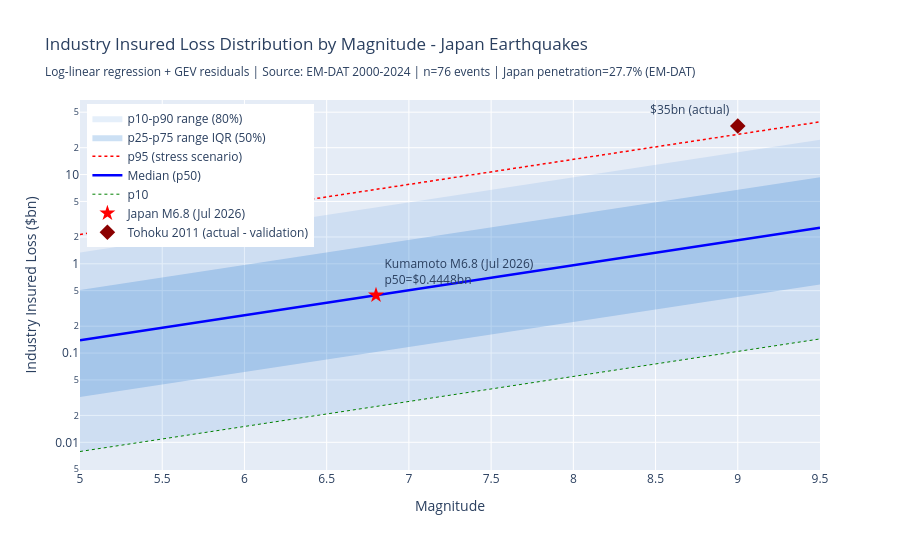

The code cell stored with this chart in its notebook:
### Markdown cell above
## 7. Fan Chart - Loss Distribution by Magnitude

Key output: for each magnitude, the full uncertainty range of insured losses for Japan.
- Blue line = median prediction
- Dark band = IQR (p25-p75) - where 50% of scenarios fall
- Light band = p10-p90 - where 80% of scenarios fall
- Dotted green lines = ILS attachment points of simulated portfolio

Validation: Tohoku 2011 actual loss (~$35bn) should fall within the prediction band for M9.0.

### Code cell
# Japan penetration from EM-DAT (16 observations, reliable)
JAPAN_PENETRATION = 0.277

magnitudes = np.linspace(5.0, 9.5, 100)

def get_quantile_curve(magnitudes, p, penetration, model, xi, mu_gev, sigma_gev):
    """Compute loss quantile p for each magnitude value."""
    results = []
    for m in magnitudes:
        X_new = np.array([[m, np.log10(penetration)]])
        mu_pred = model.predict(X_new)[0]
        log_q = genextreme.ppf(p, xi, loc=mu_pred + mu_gev, scale=sigma_gev)
        results.append(10 ** log_q)
    return results

p10 = get_quantile_curve(magnitudes, 0.10, JAPAN_PENETRATION, model, xi_g, mu_g, sigma_g)
p25 = get_quantile_curve(magnitudes, 0.25, JAPAN_PENETRATION, model, xi_g, mu_g, sigma_g)
p50 = get_quantile_curve(magnitudes, 0.50, JAPAN_PENETRATION, model, xi_g, mu_g, sigma_g)
p75 = get_quantile_curve(magnitudes, 0.75, JAPAN_PENETRATION, model, xi_g, mu_g, sigma_g)
p90 = get_quantile_curve(magnitudes, 0.90, JAPAN_PENETRATION, model, xi_g, mu_g, sigma_g)
p95 = get_quantile_curve(magnitudes, 0.95, JAPAN_PENETRATION, model, xi_g, mu_g, sigma_g)

fig = go.Figure()

# p10-p90 shaded band - 80% of scenarios
fig.add_trace(go.Scatter(
    x=list(magnitudes) + list(magnitudes[::-1]),
    y=p90 + p10[::-1],
    fill='toself', fillcolor='rgba(0,100,200,0.10)',
    line=dict(color='rgba(0,0,0,0)'),
    name='p10-p90 range (80%)'
))
# p25-p75 IQR band - 50% of scenarios
fig.add_trace(go.Scatter(
    x=list(magnitudes) + list(magnitudes[::-1]),
    y=p75 + p25[::-1],
    fill='toself', fillcolor='rgba(0,100,200,0.20)',
    line=dict(color='rgba(0,0,0,0)'),
    name='p25-p75 range IQR (50%)'
))
# p95 stress scenario
fig.add_trace(go.Scatter(
    x=magnitudes, y=p95,
    mode='lines', line=dict(color='red', dash='dot', width=1.5),
    name='p95 (stress scenario)'
))
# Median
fig.add_trace(go.Scatter(
    x=magnitudes, y=p50,
    mode='lines', line=dict(color='blue', width=2.5),
    name='Median (p50)'
))
# p10
fig.add_trace(go.Scatter(
    x=magnitudes, y=p10,
    mode='lines', line=dict(color='green', dash='dot', width=1),
    name='p10'
))
# Kumamoto M6.8 - actual event last week
fig.add_trace(go.Scatter(
    x=[6.8], y=[loss_dist["p50"]],
    mode='markers+text',
    text=[f"Kumamoto M6.8 (Jul 2026)<br>p50=${loss_dist['p50']}bn"],
    textposition="top right",
    marker=dict(size=12, color='red', symbol='star'),
    name='Japan M6.8 (Jul 2026)'
))
# Tohoku 2011 - external validation point
fig.add_trace(go.Scatter(
    x=[9.0], y=[35],
    mode='markers+text',
    text=["Tohoku 2011<br>$35bn (actual)"],
    textposition="top left",
    marker=dict(size=12, color='darkred', symbol='diamond'),
    name='Tohoku 2011 (actual - validation)'
))

fig.update_layout(
    title="Industry Insured Loss Distribution by Magnitude - Japan Earthquakes<br>"
          "<sub>Log-linear regression + GEV residuals | Source: EM-DAT 2000-2024 | "
          "n=76 events | Japan penetration=27.7% (EM-DAT)</sub>",
    xaxis_title="Magnitude",
    yaxis_title="Industry Insured Loss ($bn)",
    yaxis_type="log",
    legend=dict(x=0.01, y=0.99),
    height=550
)
fig.show(renderer="plotly_mimetype")

# Validation checks
idx_9 = int((9.0 - 5.0) / (9.5 - 5.0) * 99)

print("Validation:")
print(f"  Kumamoto M6.8: p50=${loss_dist['p50']:.3f}bn | p90=${loss_dist['p90']:.3f}bn")
print(f"  Euler estimated $3-4.5bn -> closest to our p90 (${loss_dist['p90']:.3f}bn)")
print(f"  Median below $2bn -> consistent with no material ILS impact at median")
print()
print(f"  Tohoku 2011 (M9.0): actual $35bn")
print(f"  Model: p50=${p50[idx_9]:.1f}bn | p90=${p90[idx_9]:.1f}bn | p95=${p95[idx_9]:.1f}bn")
print(f"  Tohoku falls above p95 -> extreme tail event, model underestimates at M9.0+")
print(f"  Limitation: few M9+ events in 76-observation calibration dataset")

### Figure 1 — Plotly figure (JSON) as saved in the notebook; plotly's stock layout.template omitted (floating-point values rounded to 4 significant figures; data arrays with more than 128 entries replaced by an {"elided": "..."} marker saying what was removed)
{"data": [{"fill": "toself", "fillcolor": "rgba(0,100,200,0.10)", "line": {"color": "rgba(0,0,0,0)"}, "name": "p10-p90 range (80%)", "type": "scatter", "x": {"elided": "200 float values"}, "y": {"elided": "200 float values"}}, {"fill": "toself", "fillcolor": "rgba(0,100,200,0.20)", "line": {"color": "rgba(0,0,0,0)"}, "name": "p25-p75 range IQR (50%)", "type": "scatter", "x": {"elided": "200 float values"}, "y": {"elided": "200 float values"}}, {"line": {"color": "red", "dash": "dot", "width": 1.5}, "mode": "lines", "name": "p95 (stress scenario)", "type": "scatter", "x": [5.0, 5.045, 5.091, 5.136, 5.182, 5.227, 5.273, 5.318, 5.364, 5.409, 5.455, 5.5, 5.545, 5.591, 5.636, 5.682, 5.727, 5.773, 5.818, 5.864, 5.909, 5.955, 6.0, 6.045, 6.091, 6.136, 6.182, 6.227, 6.273, 6.318, 6.364, 6.409, 6.455, 6.5, 6.545, 6.591, 6.636, 6.682, 6.727, 6.773, 6.818, 6.864, 6.909, 6.955, 7.0, 7.045, 7.091, 7.136, 7.182, 7.227, 7.273, 7.318, 7.364, 7.409, 7.455, 7.5, 7.545, 7.591, 7.636, 7.682, 7.727, 7.773, 7.818, 7.864, 7.909, 7.955, 8.0, 8.045, 8.091, 8.136, 8.182, 8.227, 8.273, 8.318, 8.364, 8.409, 8.455, 8.5, 8.545, 8.591, 8.636, 8.682, 8.727, 8.773, 8.818, 8.864, 8.909, 8.955, 9.0, 9.045, 9.091, 9.136, 9.182, 9.227, 9.273, 9.318, 9.364, 9.409, 9.455, 9.5], "y": [2.134, 2.197, 2.263, 2.33, 2.399, 2.471, 2.544, 2.62, 2.698, 2.779, 2.861, 2.946, 3.034, 3.125, 3.218, 3.313, 3.412, 3.514, 3.618, 3.726, 3.837, 3.951, 4.069, 4.19, 4.314, 4.443, 4.575, 4.711, 4.852, 4.996, 5.145, 5.298, 5.456, 5.618, 5.785, 5.958, 6.135, 6.318, 6.506, 6.699, 6.899, 7.104, 7.316, 7.533, 7.758, 7.989, 8.227, 8.471, 8.724, 8.983, 9.251, 9.526, 9.81, 10.1, 10.4, 10.71, 11.03, 11.36, 11.7, 12.05, 12.4, 12.77, 13.15, 13.55, 13.95, 14.36, 14.79, 15.23, 15.69, 16.15, 16.63, 17.13, 17.64, 18.16, 18.7, 19.26, 19.83, 20.43, 21.03, 21.66, 22.3, 22.97, 23.65, 24.36, 25.08, 25.83, 26.6, 27.39, 28.2, 29.04, 29.91, 30.8, 31.72, 32.66, 33.63, 34.63, 35.66, 36.73, 37.82, 38.95]}, {"line": {"color": "blue", "width": 2.5}, "mode": "lines", "name": "Median (p50)", "type": "scatter", "x": [5.0, 5.045, 5.091, 5.136, 5.182, 5.227, 5.273, 5.318, 5.364, 5.409, 5.455, 5.5, 5.545, 5.591, 5.636, 5.682, 5.727, 5.773, 5.818, 5.864, 5.909, 5.955, 6.0, 6.045, 6.091, 6.136, 6.182, 6.227, 6.273, 6.318, 6.364, 6.409, 6.455, 6.5, 6.545, 6.591, 6.636, 6.682, 6.727, 6.773, 6.818, 6.864, 6.909, 6.955, 7.0, 7.045, 7.091, 7.136, 7.182, 7.227, 7.273, 7.318, 7.364, 7.409, 7.455, 7.5, 7.545, 7.591, 7.636, 7.682, 7.727, 7.773, 7.818, 7.864, 7.909, 7.955, 8.0, 8.045, 8.091, 8.136, 8.182, 8.227, 8.273, 8.318, 8.364, 8.409, 8.455, 8.5, 8.545, 8.591, 8.636, 8.682, 8.727, 8.773, 8.818, 8.864, 8.909, 8.955, 9.0, 9.045, 9.091, 9.136, 9.182, 9.227, 9.273, 9.318, 9.364, 9.409, 9.455, 9.5], "y": [0.1392, 0.1433, 0.1476, 0.152, 0.1565, 0.1612, 0.166, 0.1709, 0.176, 0.1812, 0.1866, 0.1922, 0.1979, 0.2038, 0.2099, 0.2161, 0.2226, 0.2292, 0.236, 0.243, 0.2503, 0.2577, 0.2654, 0.2733, 0.2814, 0.2898, 0.2984, 0.3073, 0.3165, 0.3259, 0.3356, 0.3456, 0.3559, 0.3665, 0.3774, 0.3886, 0.4002, 0.4121, 0.4244, 0.437, 0.45, 0.4634, 0.4772, 0.4914, 0.506, 0.5211, 0.5366, 0.5526, 0.5691, 0.586, 0.6034, 0.6214, 0.6399, 0.659, 0.6786, 0.6988, 0.7196, 0.741, 0.7631, 0.7858, 0.8092, 0.8333, 0.8581, 0.8836, 0.9099, 0.937, 0.9649, 0.9936, 1.023, 1.054, 1.085, 1.117, 1.151, 1.185, 1.22, 1.256, 1.294, 1.332, 1.372, 1.413, 1.455, 1.498, 1.543, 1.589, 1.636, 1.685, 1.735, 1.787, 1.84, 1.895, 1.951, 2.009, 2.069, 2.13, 2.194, 2.259, 2.326, 2.396, 2.467, 2.54]}, {"line": {"color": "green", "dash": "dot", "width": 1}, "mode": "lines", "name": "p10", "type": "scatter", "x": [5.0, 5.045, 5.091, 5.136, 5.182, 5.227, 5.273, 5.318, 5.364, 5.409, 5.455, 5.5, 5.545, 5.591, 5.636, 5.682, 5.727, 5.773, 5.818, 5.864, 5.909, 5.955, 6.0, 6.045, 6.091, 6.136, 6.182, 6.227, 6.273, 6.318, 6.364, 6.409, 6.455, 6.5, 6.545, 6.591, 6.636, 6.682, 6.727, 6.773, 6.818, 6.864, 6.909, 6.955, 7.0, 7.045, 7.091, 7.136, 7.182, 7.227, 7.273, 7.318, 7.364, 7.409, 7.455, 7.5, 7.545, 7.591, 7.636, 7.682, 7.727, 7.773, 7.818, 7.864, 7.909, 7.955, 8.0, 8.045, 8.091, 8.136, 8.182, 8.227, 8.273, 8.318, 8.364, 8.409, 8.455, 8.5, 8.545, 8.591, 8.636, 8.682, 8.727, 8.773, 8.818, 8.864, 8.909, 8.955, 9.0, 9.045, 9.091, 9.136, 9.182, 9.227, 9.273, 9.318, 9.364, 9.409, 9.455, 9.5], "y": [0.007888, 0.008122, 0.008364, 0.008613, 0.00887, 0.009134, 0.009406, 0.009686, 0.009974, 0.01027, 0.01058, 0.01089, 0.01122, 0.01155, 0.01189, 0.01225, 0.01261, 0.01299, 0.01337, 0.01377, 0.01418, 0.0146, 0.01504, 0.01549, 0.01595, 0.01642, 0.01691, 0.01742, 0.01793, 0.01847, 0.01902, 0.01958, 0.02017, 0.02077, 0.02139, 0.02202, 0.02268, 0.02335, 0.02405, 0.02476, 0.0255, 0.02626, 0.02704, 0.02785, 0.02868, 0.02953, 0.03041, 0.03131, 0.03225, 0.03321, 0.0342, 0.03521, 0.03626, 0.03734, 0.03845, 0.0396, 0.04078, 0.04199, 0.04324, 0.04453, 0.04585, 0.04722, 0.04862, 0.05007, 0.05156, 0.0531, 0.05468, 0.05631, 0.05798, 0.05971, 0.06149, 0.06332, 0.0652, 0.06714, 0.06914, 0.0712, 0.07332, 0.0755, 0.07775, 0.08006, 0.08245, 0.0849, 0.08743, 0.09003, 0.09271, 0.09547, 0.09832, 0.1012, 0.1043, 0.1074, 0.1106, 0.1138, 0.1172, 0.1207, 0.1243, 0.128, 0.1318, 0.1358, 0.1398, 0.144]}, {"marker": {"color": "red", "size": 12, "symbol": "star"}, "mode": "markers+text", "name": "Japan M6.8 (Jul 2026)", "text": ["Kumamoto M6.8 (Jul 2026)<br>p50=$0.4448bn"], "textposition": "top right", "type": "scatter", "x": [6.8], "y": [0.4448]}, {"marker": {"color": "darkred", "size": 12, "symbol": "diamond"}, "mode": "markers+text", "name": "Tohoku 2011 (actual - validation)", "text": ["Tohoku 2011<br>$35bn (actual)"], "textposition": "top left", "type": "scatter", "x": [9], "y": [35]}], "layout": {"height": 550, "legend": {"x": 0.01, "y": 0.99}, "title": {"text": "Industry Insured Loss Distribution by Magnitude - Japan Earthquakes<br><sub>Log-linear regression + GEV residuals | Source: EM-DAT 2000-2024 | n=76 events | Japan penetration=27.7% (EM-DAT)</sub>"}, "xaxis": {"title": {"text": "Magnitude"}}, "yaxis": {"title": {"text": "Industry Insured Loss ($bn)"}, "type": "log"}}}
